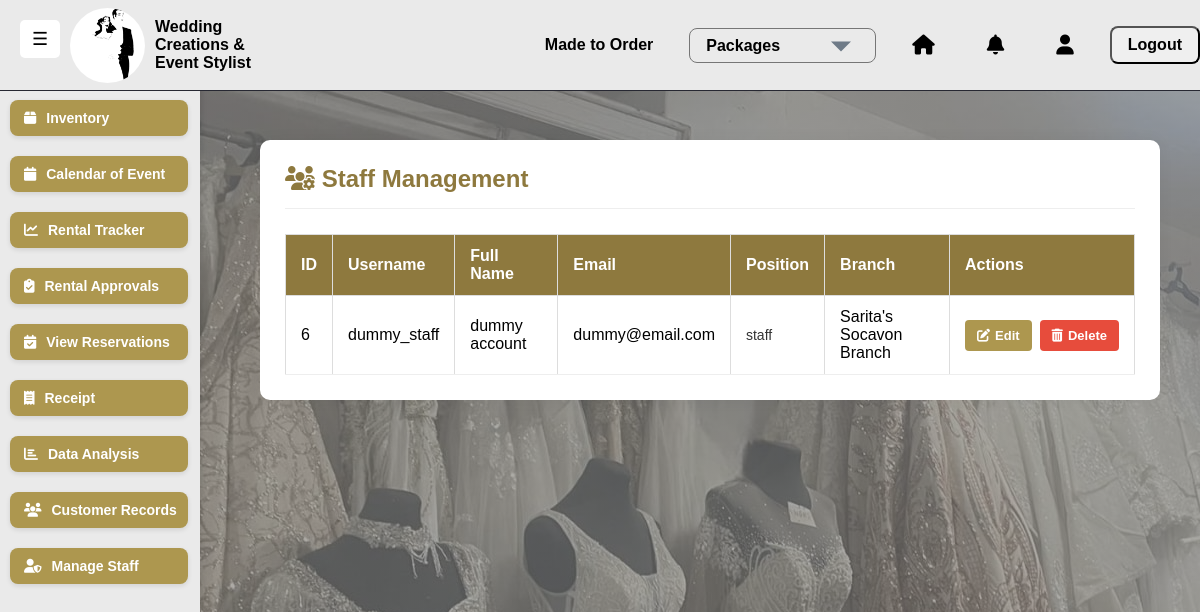
Before: /manage-staff/ (signed in) with the older database file.
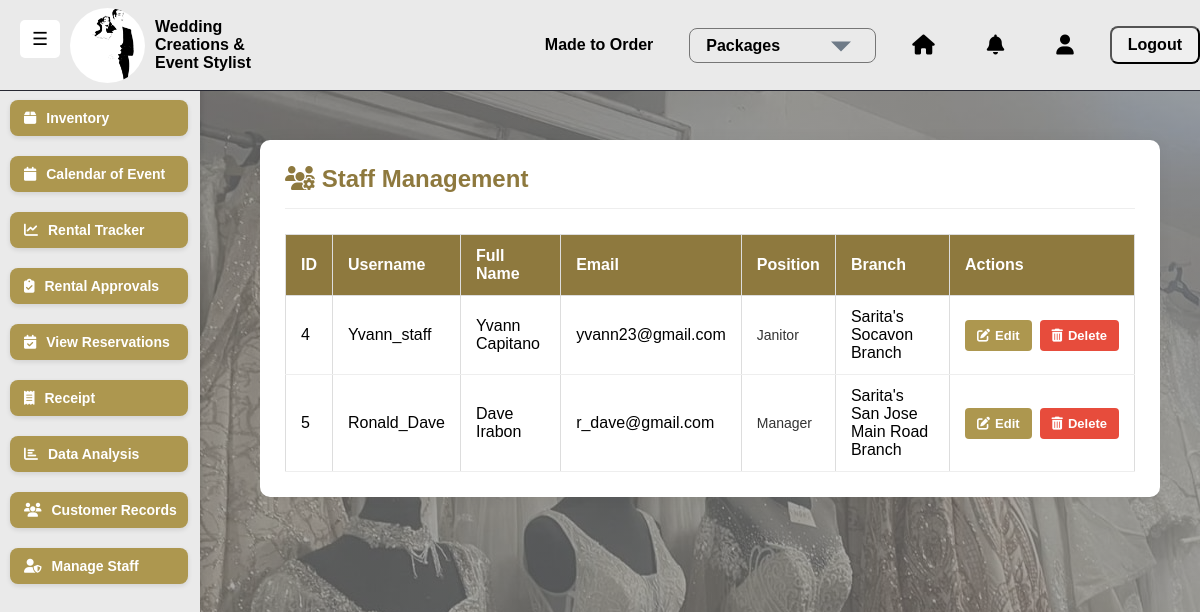
After: the same page with the newer database file.
### saritasapp/models.py (models this page shows, shortened)
class User(AbstractUser):
    ROLE_CHOICES = [
        ('staff', 'Staff'),
        ('customer', 'Customer'),
    ]
    email = models.EmailField(unique=True)
    branch = models.ForeignKey(Branch, null=True, blank=True, on_delete=models.SET_NULL)
    role = models.CharField(max_length=10, choices=ROLE_CHOICES, default='customer')
    created_at = models.DateTimeField(auto_now_add=True)
    USERNAME_FIELD = "username"
    REQUIRED_FIELDS = ["email"]

class Staff(models.Model):
    user = models.OneToOneField(User, on_delete=models.CASCADE, related_name="staff_profile")
    position = models.CharField(max_length=100)
    branch = models.ForeignKey(Branch, on_delete=models.CASCADE)

class Branch(models.Model):
    branch_name = models.CharField(max_length=255, unique=True)
    location = models.CharField(max_length=255)

### saritasapp/views.py (the view)
# urls.py: path('manage-staff/', views.manage_staff, name='manage_staff'),
@login_required
def manage_staff(request):
    staff_list = User.objects.filter(
        role='staff'
    ).select_related('staff_profile').order_by('last_name', 'first_name')
    context = {
        'staff_list': staff_list,
        'user': request.user
    }
    return render(request, 'saritasapp/manage_staff.html', context)

### saritasapp/templates/saritasapp/manage_staff.html (shortened to what this page needs)
{% extends 'saritasapp/base.html' %}
{% load static %}
{% block extra_css %}
    <link rel="stylesheet" href="{% static 'css/rental_tracker.css' %}">
{% endblock %}
{% block content %}
<div class="staff-management-container">
    <div class="staff-header">
        <h2 class="staff-title">
            <i class="fas fa-users-cog"></i> Staff Management
        </h2>
    </div>
    <div class="table-responsive">
        <table class="staff-table">
            <thead>
                <tr>
                    <th>ID</th>
                    <th>Username</th>
                    <th>Full Name</th>
                    <th>Email</th>
                    <th>Position</th>
                    <th>Branch</th>
                    <th>Actions</th>
                </tr>
            </thead>
            <tbody>
                {% for staff_user in staff_list %}
                <tr>
                    <td>{{ staff_user.id }}</td>
                    <td>{{ staff_user.username }}</td>
                    <td>{{ staff_user.get_full_name }}</td>
                    <td>{{ staff_user.email }}</td>
                    <td class="position-text">{{ staff_user.staff_profile.position }}</td>
                    <td>{{ staff_user.staff_profile.branch.branch_name }}</td>
                    <td>
                        <div class="action-buttons">
                            <a href="#" class="btn-edit">
                                <i class="fas fa-edit"></i> Edit
                            </a>
                            <a href="#" class="btn-delete">
                                <i class="fas fa-trash-alt"></i> Delete
                            </a>
                        </div>
                    </td>
                </tr>
                {% endfor %}
            </tbody>
        </table>
    </div>
</div>
{% endblock %}

### saritasapp/templates/saritasapp/base.html (shortened to what this page needs)
{% load static %}
<!DOCTYPE html>
<html lang="en">
    <head>
        {% load static %}
        <link rel="stylesheet" href="{% static 'css/mainbase.css' %}">
        <link rel="stylesheet" href="https://cdnjs.cloudflare.com/ajax/libs/font-awesome/6.4.0/css/all.min.css">
        {% block extra_css %}{% endblock %}
    </head>
<body>
    <div class="sidebar" id="sidebar">
        <div class="nav-buttons">
            <a href="{% url 'saritasapp:inventory_list' %}" class="nav-btn">
                <span class="fas fa-box"></span> <text>Inventory</text>
            </a>
            <a href="{% url 'saritasapp:calendar' %}" class="nav-btn">
                <span class="fas fa-calendar"></span> <text>Calendar of Event</text>
            </a>
            <a href="{% url 'saritasapp:rental_tracker' %}" class="nav-btn">
                <span class="fas fa-chart-line"></span> <text>Rental Tracker</text>
            </a>
            <a href="{% url 'saritasapp:rental_approvals' %}" class="nav-btn">
                <span class="fas fa-clipboard-check"></span> <text>Rental Approvals</text>
            </a>
            <a href="{% url 'saritasapp:view_reservations' %}" class="nav-btn">
                <span class="fas fa-calendar-check"></span> <text>View Reservations</text>
            </a>
            <a href="{% url 'saritasapp:receipt-detail' receipt_id=1 %}" class="nav-btn">
                <span class="fas fa-receipt"></span> <text>Receipt</text>
            </a>
            <a href="{% url 'saritasapp:data_analysis' %}" class="nav-btn">
                <span class="fas fa-chart-bar"></span> <text>Data Analysis</text>
            </a>
            <a href="{% url 'saritasapp:customer_list' %}" class="nav-btn">
                <span class="fas fa-users"></span> <text>Customer Records</text>
            </a>
            <a href="{% url 'saritasapp:manage_staff' %}" class="nav-btn">
                <span class="fas fa-user-shield"></span> <text>Manage Staff</text>
            </a>
        </div>
    </div>
    <div class="header">
        <button id="toggle-btn">☰</button>
            <div class="logo">
                <img src="{% static 'images/Logo.png' %}" alt="Wedding Creations & Event Stylist">
                <span> Wedding<br>Creations &<br> Event Stylist</span>
            </div>
                <div class="header-items">
                    <div class="made-to-order">
                        <a href="{% url 'saritasapp:made_to_order' %}" class="header-link-text">Made to Order</a>
                    </div>
                    <select id="Package" class="header-link-text" onchange="navigateToPage()">
                        <option value="">Packages</option>
                    </select>
                    <a href="{% url 'saritasapp:dashboard' %}" class="header-link"><i class="fas fa-home"></i></a>
                    <a href="{% url 'saritasapp:notifications' %}" class="header-link"><i class="fas fa-bell"></i></a>
                    <a href="{% url 'saritasapp:profile' %}" class="header-link"><i class="fas fa-user"></i></a>
                    {% if user.is_authenticated %}
                    <form method="post" action="{% url 'saritasapp:logout' %}" style="display:inline;">
                        <button type="submit" class="header-link">Logout</button>
                        </form>
                        {% else %}
                        <a href="{% url 'saritasapp:sign_in' %}" class="header-link">Login</a>
                        {% endif %}
                </div>
    </div>
    <div class="container" style="margin-left: 220px; margin-top: 80px; padding: 20px;">
        {% block content %}
        {% endblock %}
    </div>
</body>
</html>

### static/css/mainbase.css (style rules this page uses)
body { margin: 0; padding: 0; font-family: Arial, sans-serif; background-image: linear-gradient(rgba(128, 128, 128, 0.700), rgba(128, 128, 128, 0.625)), url("/static/images/background.jpg"); background-attachment: fixed; }
.sidebar { width: 200px; height: 100vh; background: #EAEAEA; position: fixed; left: 0; top: 70px; display: flex; flex-direction: column; align-items: center; box-shadow: 2px 0 5px rgba(0, 0, 0, 0.1); transition: all 0.3s ease-in-out; will-change: width; overflow-x: hidden; overflow-y: auto; text-wrap: nowrap; }
.nav-buttons { width: 100%; display: flex; flex-direction: column; margin-top: 20px; }
.nav-btn { display: flex; align-items: center; justify-content: flex-start; width: 75%; padding: 10px 1em; font-size: 14px; font-weight: bolder; background: #AD974F; border: none; cursor: pointer; box-shadow: 0px 2px 5px rgba(0, 0, 0, 0.1); transition: all 0.3s ease-in; border-radius: 8px; margin: 10px; }
a { display: block; color: white ; padding: 12px; text-align: center; border-radius: 5px; font-size: 16px; font-weight: bold; text-decoration: none; transition: background 0.3s ease; }
.nav-btn span { margin-right: 10px; }
#toggle-btn { position: fixed; top: 20px; left: 20px; background: white; color: black; border: none; padding: 8px 12px; font-size: 18px; border-radius: 5px; cursor: pointer; transition: all 0.3s ease-in-out; z-index: 100; }
.logo { display: flex; align-items: center; gap: 10px; margin-left: 50px; }
.logo img { width: 75px; height: 75px; border-radius: 50%; object-fit: contain; }
.logo span { font-size: 16px; font-weight: bold; color: black; white-space: nowrap; display: block; }
.header { position: fixed; top: 0; left: 0; right: 0; height: 70px; padding: 10px 20px; background: #EAEAEA; color: black ; display: flex; align-items: center; justify-content: space-between; z-index: 102; width: 100%; border-bottom: 1px solid #272832; }
.header-items { display: flex; align-items: center; justify-content: flex-end; gap: 20px; margin-right: 20px; flex-wrap: nowrap; flex-grow: 1; }
.header select { background-color: transparent; color: black; font-size: 16px; font-weight: 600; padding: 8px 16px; border-radius: 8px; cursor: pointer; appearance: none; background-repeat: no-repeat; background-position: right 10px center; background-size: 48px; }
.header select option { background: white; color: black; }
.header-link { display: flex; align-items: center; gap: 8px; text-decoration: none; color: black; font-size: 16px; font-weight: 600; padding: 8px 16px; border-radius: 8px; transition: 0.3s; white-space: nowrap; }
.header-link-text { display: flex; align-items: center; gap: 8px; text-decoration: none; color: black; font-size: 16px; font-weight: 600; padding: 8px 16px; border-radius: 8px; transition: 0.3s; white-space: nowrap; }
.header-link i { font-size: 20px; color: black; }

### static/css/rental_tracker.css (style rules this page uses)
body { font-family: Arial, sans-serif; background-color: #f4f4f4; margin: 0; padding: 20px; min-height: 100vh; display: flex; flex-direction: column; }
table { width: 100%; border-collapse: collapse; }
th, td { padding: 10px; border: 1px solid #ddd; text-align: left; }

### saritasapp/templates/saritasapp/manage_staff.html (style rules this page uses)
.staff-management-container { background: white; padding: 25px; border-radius: 10px; box-shadow: 0 0 15px rgba(0,0,0,0.05); margin: 20px auto; max-width: 1200px; }
.staff-header { display: flex; justify-content: space-between; align-items: center; margin-bottom: 25px; padding-bottom: 15px; border-bottom: 1px solid #eee; }
.staff-title { color: #8E793E; font-size: 1.5rem; font-weight: 600; margin: 0; }
.staff-table { width: 100%; border-collapse: collapse; }
.staff-table thead th { background-color: #8E793E; color: white; padding: 12px 15px; text-align: left; font-weight: 600; }
.staff-table tbody td { padding: 12px 15px; border-bottom: 1px solid #eee; vertical-align: middle; }
.action-buttons { display: flex; gap: 8px; }
.btn-edit { background-color: #AD974F; color: white; border: none; padding: 8px 12px; border-radius: 4px; font-weight: 600; font-size: 13px; cursor: pointer; transition: all 0.2s; display: inline-flex; align-items: center; gap: 5px; }
.btn-delete { background-color: #e74c3c; color: white; border: none; padding: 8px 12px; border-radius: 4px; font-weight: 600; font-size: 13px; cursor: pointer; transition: all 0.2s; display: inline-flex; align-items: center; gap: 5px; }
.position-text { font-size: 14px; color: #333; }

Changed rows visible on the page:
removed User: id "6", username "dummy_staff", get_full_name "dummy account", email "dummy@email.com", staff_profile.position "staff", staff_profile.branch.branch_name "Sarita's Socavon Branch"
added User: id "4", username "Yvann_staff", get_full_name "Yvann Capitano", email "yvann23@gmail.com", staff_profile.position "Janitor", staff_profile.branch.branch_name "Sarita's Socavon Branch"
added User: id "5", username "Ronald_Dave", get_full_name "Dave Irabon", email "r_dave@gmail.com", staff_profile.position "Manager", staff_profile.branch.branch_name "Sarita's San Jose Main Road Branch"
